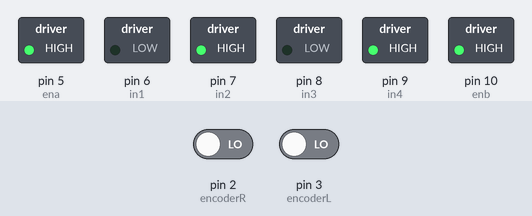
A sketch run on a simulated Arduino Uno, built with avr-gcc and run on an emulated ATmega328P. Shown: switched loads named in the sketch (green lamp = pin HIGH). The test bench sets the inputs (shaded band); at power-on: pin 2 (encoderR) LOW, pin 3 (encoderL) LOW. What the sketch prints to the serial monitor is not drawn.

Above: at 0.1 s.
Timing chart, 0 to 1.6 s (numbered marks = the images above):
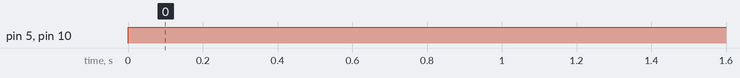

The sketch:

Mobile_Robot_Code.ino
```cpp
// Define the pin numbers for various components
int ena = 5;
int in1 = 6;
int in2 = 7;
int in3 = 8;
int in4 = 9;
int enb = 10;
int encoderR = 2;
int encoderL = 3;

void setup() {
  // Initialize serial communication at a baud rate of 9600
  Serial.begin(9600);

  // Set the pinMode for all the pins
  pinMode(ena, OUTPUT);
  pinMode(in1, OUTPUT);
  pinMode(in2, OUTPUT);
  pinMode(in3, OUTPUT);
  pinMode(in4, OUTPUT);
  pinMode(enb, OUTPUT);
  pinMode(encoderR, INPUT);
  pinMode(encoderL, INPUT);

  // Set initial states for motor control pins (in1, in2, in3, in4)
  digitalWrite(in1, LOW);
  digitalWrite(in2, HIGH);
  digitalWrite(in3, LOW);
  digitalWrite(in4, HIGH);
}

// Initialize variables to keep track of encoder ticks for the right and left motors
int Rprev = 0;
int Rtick = 0;
int Lprev = 0;
int Ltick = 0;

void loop() {
  // Read the state of the right encoder
  int R = digitalRead(encoderR);

  // Check for a rising edge on the right encoder
  if (R == HIGH && Rprev == LOW) {
    Rtick++;
  }
  Rprev = R;

  // Set the speed of the motor connected to ena (right motor)
  analogWrite(ena, 255);

  // Read the right encoder again
  int Rread = digitalRead(encoderR);

  // Print the tick count for the right motor to the Serial Monitor
  Serial.println(Rtick);

  // Read the state of the left encoder
  int L = digitalRead(encoderL);

  // Check for a rising edge on the left encoder
  if (L == HIGH && Lprev == LOW) {
    Ltick++;
  }
  Lprev = L;

  // Set the speed of the motor connected to enb (left motor)
  analogWrite(enb, 255);

  // Read the left encoder again
  int Lread = digitalRead(encoderL);

  // Print the tick count for the left motor to the Serial Monitor
  Serial.println(Ltick);
}
```

Measured:
- by itself, pin 5 (ena), pin 10 (enb): LOW → HIGH at 0.00 s
